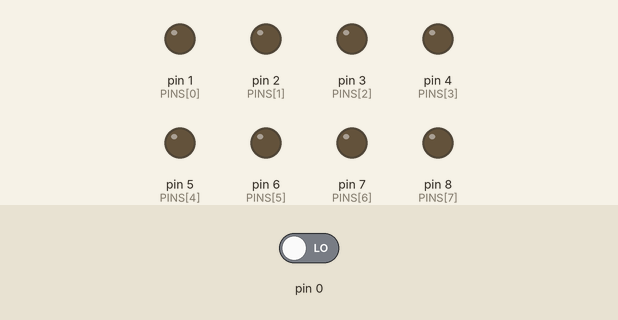
Recording of a sketch running on a simulated Arduino Uno, built with avr-gcc and run on an emulated ATmega328P. On the bench: output pins drawn as LEDs (lit = HIGH). Inputs (shaded band) come from the test bench; at power-on: pin 0 LOW.

Above: at 0.5 s.
At 1.5 s:
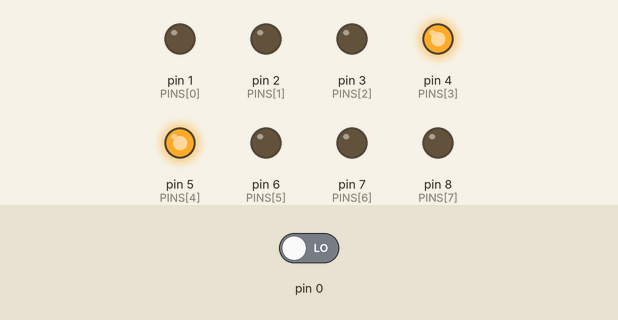
At 2.5 s:
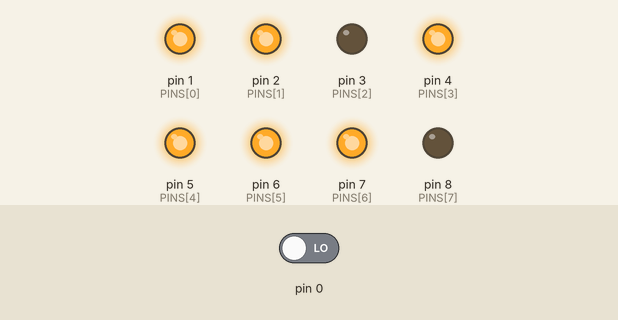
Timing chart, 0 to 3.5 s (numbered marks = the images above):
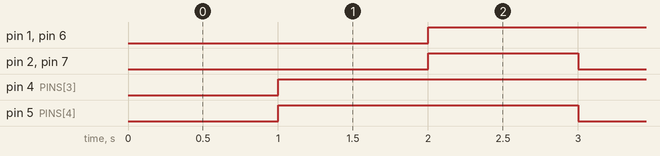

The sketch:

randomnum.ino
```cpp
const byte NUMS[][8]={{LOW,LOW,LOW,HIGH,HIGH,LOW,LOW,LOW},{HIGH,HIGH,LOW,HIGH,HIGH,HIGH,HIGH,LOW},{HIGH,LOW,LOW,HIGH,LOW,HIGH,LOW,LOW}};  // 这个二位数组存储所有数字的显示方法
const byte PINS[]={1,2,3,4,5,6,7,8,9,13}; //这样设置就很好更改pin了
const byte REFRESHRATE=10; //每10毫秒增加一次
const byte COUNT=1000/REFRESHRATE; //每1秒显示一个新数字
int now=0; // 当前显示的数字
int time=0; //时间计数器
int paused=false; //当前状态
int pressed=false; //是否被按下

void setup() {
  for (int i=0;i<8;i++){
     pinMode(PINS[i], OUTPUT);
  }
  pinMode(PINS[8],INPUT);
}

void displayNum(int num){// 输入一个数，在数码管上显示之
    if(num<0||num>2) return; //输入错误，直接返回
    for(int i=0;i<8;i++){
          digitalWrite(PINS[i],NUMS[num][i]);
    }
}

void loop() {
  if(digitalRead(PINS[8]==HIGH)){
      pressed=true;
  }else if(pressed==true){
      paused=!paused;
      pressed=false;
  }
  if(time>=COUNT && !paused){ // 每秒更新一次，只有低电平才更新
      displayNum(now++);
      if(now==3) now=0;
      time=0;
  }
  time++;
  delay(REFRESHRATE);
}
```

Measured:
- by itself, pin 1 (PINS[0]), pin 5 (PINS[4]), pin 6 (PINS[5]): alternates HIGH for 2.0 s and LOW for 1.0 s
- by itself, pin 2 (PINS[1]), pin 7 (PINS[6]): alternates HIGH for 1.0 s and LOW for 2.0 s
- by itself, pin 4 (PINS[3]): LOW → HIGH at 1.0 s
